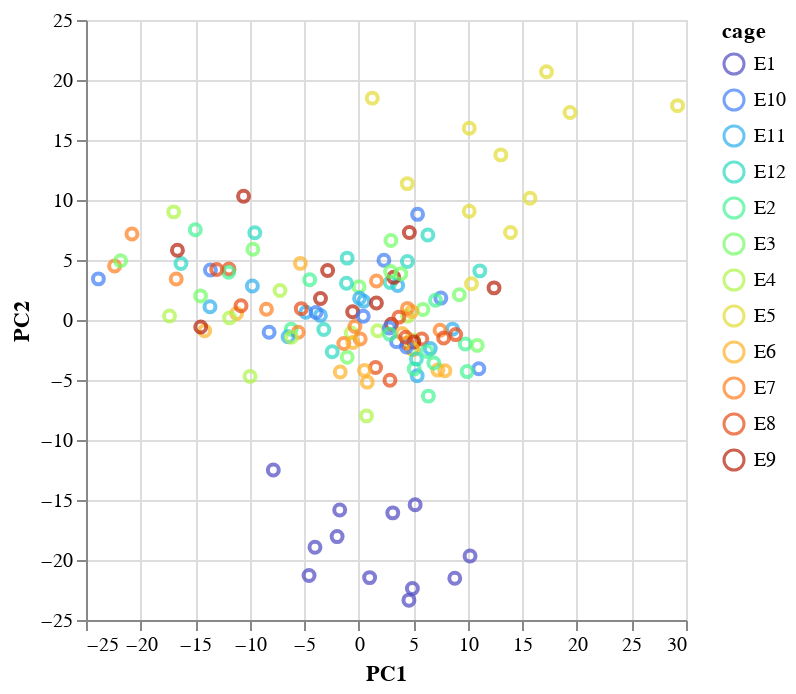

The code cell stored with this chart in its notebook:
### Code cell
alt.Chart(df_plot).mark_point().encode(
    x='PC1',
    y='PC2',
    color=alt.Color('cage', scale=alt.Scale(scheme='turbo'))
)

### Figure 1 — Vega-Lite specification as saved in the notebook (floating-point values rounded to 4 significant figures; data arrays with more than 128 entries replaced by an {"elided": "..."} marker saying what was removed)
{"config": {"view": {"continuousWidth": 300, "continuousHeight": 300}}, "data": {"name": "data-a2c39e2b06573ff3f71b8edbcb2f92cc"}, "mark": {"type": "point"}, "encoding": {"color": {"field": "cage", "scale": {"scheme": "turbo"}, "type": "nominal"}, "x": {"field": "PC1", "type": "quantitative"}, "y": {"field": "PC2", "type": "quantitative"}}, "$schema": "https://vega.github.io/schema/vega-lite/v5.20.1.json", "datasets": {"data-a2c39e2b06573ff3f71b8edbcb2f92cc": {"elided": "139 records"}}}
